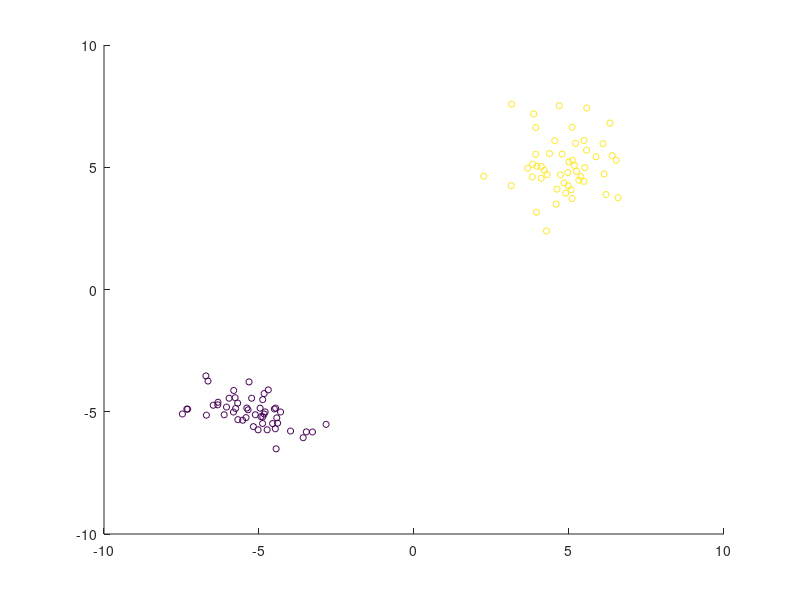

This chart was generated by the following MATLAB code: (Note: this script raises an error after producing the figure.)
clear;
close all;
addpath('../../bindings/matlab/fertilized');

load('classification_data.mat');

plotX = [-8, 8, 100];
plotY = [-8, 8, 100];

% provide correct datatypes..
X = single(X);
Y = uint32(Y');

figure;
scatter(X(:, 1), X(:, 2), 20, Y);

s = Soil();

% These were the convenience methods. Lets build a customized forest:
n_trees = 200;
stumps = {};

min_max_vals = [min(X(:,1)), max(X(:, 1)), min(X(:,2)), max(X(:,2))];

for i = 1:n_trees
    dec_name = 'aligned';
    if strcmp(dec_name, 'aligned')
        feat_sel_prov = s.StandardFeatureSelectionProvider(2, 1, 2, 2, i);
    else
        feat_sel_prov = s.StandardFeatureSelectionProvider(1, 2, 2, 2);
    end  
    if strcmp(dec_name, 'aligned')
        feat_calc = s.AlignedSurfaceCalculator();
    elseif strcmp(dec_name, 'linear')
        feat_calc = s.LinearSurfaceCalculator(400);
    elseif strcmp(dec_name, 'quadratic')
        feat_calc = s.QuadraticSurfaceCalculator(400, min_max_vals);    
    end

    % RandomizedClassificationThresholdOptimizer
    induced = s.InducedEntropy(2);
    entropyGain = s.EntropyGain(induced);
    rcto = s.RandomizedClassificationThresholdOptimizer(2, 2, entropyGain, -1, -1, i);
    
    % ThresholdClassifier
    thresholdClassifier = s.ThresholdDecider(feat_sel_prov, feat_calc, rcto);
        
    % ClassificationLeafManager
    classificationLeafManager = s.ClassificationLeafManager(2);
    
    stump = s.Tree(1, 1, 2, thresholdClassifier, classificationLeafManager);
    stumps{i} = stump;
    
    % fit stump...
    stump.fit(X,Y);

    % display first 2 stumps   
    if i < 3
        % paint prediction plot
        figure;
        point_prob_plot(stump, X, Y, plotX, plotY);
    end
end

nss = s.NoBagging();
training = s.ClassicTraining(nss);

% create forest from first 8 stumps
fft8 = s.ForestFromTrees(stumps(1:8), training);

% paint prediction plot
figure;
point_prob_plot(fft8, X, Y, plotX, plotY);

% create forest from stumps
fft = s.ForestFromTrees(stumps, training);

% paint prediction plot
figure;
point_prob_plot(fft, X, Y, plotX, plotY);